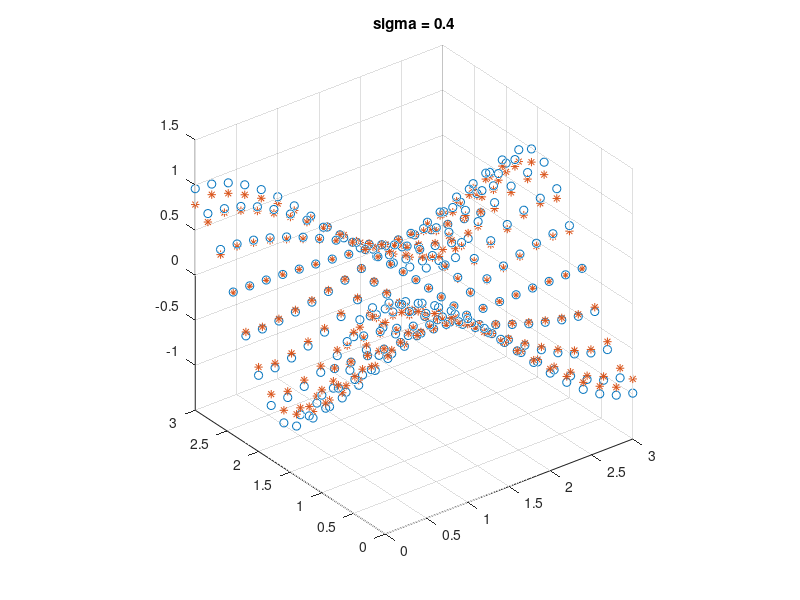

This chart was generated by the following MATLAB code:
clear all; close all; clc;

% sigma - control how detailed it is for the MLS approximation 
sigma = 0.4;

%% create data points
[x, y] = meshgrid(0: 0.2: pi, 0: 0.2: pi);
z = cos(x) .* cos(2*y);
x = reshape(x, [], 1);
y = reshape(y, [], 1);
z = reshape(z, [], 1);

[xNew, yNew] = meshgrid(0.1: 0.2: pi, 0.1: 0.2: pi);
xNew = reshape(xNew, [], 1);
yNew = reshape(yNew, [], 1);
yNew = yNew - 0.1;

%% construct similarity matrix - Gaussian Linear
% compute points for compute similarity
for i = 1 : size(x,1)*size(x,2);
    xj(:,i) = x(i) * ones(size(x));
    yj(:,i) = y(i) * ones(size(y));
end
xi = x * ones(1, size(xj,2));
yi = y * ones(1, size(yj,2));

% compute distance
dist = (abs(xi-xj) + abs(yi-yj)) ./ sigma^2;
K = exp(-dist);
K = K./ (ones(size(K,1),1)*sum(K,1)); % normalize K

% calculate approximated points
zz = K * z;

%% visualize data
plot3(x, y, z, 'o');
title(['sigma = ', num2str(sigma)]);
hold on
grid on
axis equal
plot3(x, y, zz, '*');